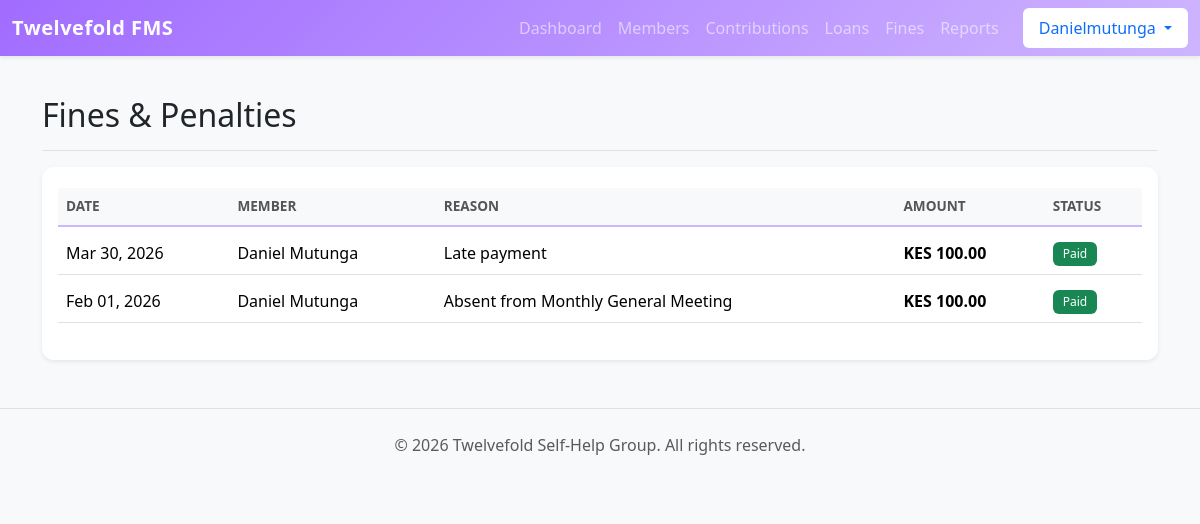
Page /finance/fines/ (signed in) on the committed database.
### finance/models.py (models this page shows, shortened)
class Fine(models.Model):
    member = models.ForeignKey(Member, on_delete=models.CASCADE)
    amount = models.DecimalField(max_digits=10, decimal_places=2)
    reason = models.CharField(max_length=100)  # e.g., "Late Payment", "Missed Meeting" [cite: 1254]
    date_issued = models.DateField(default=timezone.now)
    is_paid = models.BooleanField(default=False)

### members/models.py (models this page shows)
class Member(models.Model):
    user = models.OneToOneField(User, on_delete=models.SET_NULL, null=True, blank=True, related_name='member_profile')
    first_name = models.CharField(max_length=50)
    last_name = models.CharField(max_length=50)
    phone_number = models.CharField(
        max_length=15,
        unique=True,
        help_text="Format: 07XX XXX XXX"
    )
    date_joined = models.DateField(default=timezone.now)
    monthly_contribution_amount = models.DecimalField(max_digits=10, decimal_places=2, default=0.00, blank=True, null=True)
    is_active = models.BooleanField(default=True)
    def __str__(self):
        return f"{self.first_name} {self.last_name}"
    class Meta:
        ordering = ['first_name']

### finance/views.py (the view)
# urls.py: path('fines/', views.fine_list, name='fine_list'),
@login_required
def fine_list(request):
    if request.user.is_staff:
        fines = Fine.objects.all().order_by('is_paid', '-date_issued')
    else:
        member = getattr(request.user, 'member_profile', None)
        fines = Fine.objects.filter(member=member).order_by('is_paid', '-date_issued') if member else []
    return render(request, 'finance/fine_list.html', {'fines': fines})

### templates/finance/fine_list.html (shortened to what this page needs)
<!DOCTYPE html>
<html lang="en">
<head>
</head>
<body>
{% extends 'base.html' %}
{% block content %}
<div class="d-flex justify-content-between flex-wrap flex-md-nowrap align-items-center pt-3 pb-2 mb-3 border-bottom">
    <h1 class="h2">Fines & Penalties</h1>
</div>
<div class="card shadow-sm border-danger">
    <div class="card-body">
        <div class="table-responsive">
            <table class="table table-hover align-middle">
                <thead class="table-light">
                    <tr>
                        <th>Date</th>
                        <th>Member</th>
                        <th>Reason</th>
                        <th>Amount</th>
                        <th>Status</th>
                    </tr>
                </thead>
                <tbody>
                    {% for fine in fines %}
                    <tr class="{% if not fine.is_paid %}table-warning{% endif %}">
                        <td>{{ fine.date_issued|date:"M d, Y" }}</td>
                        <td>{{ fine.member }}</td>
                        <td>{{ fine.reason }}</td>
                        <td class="fw-bold">KES {{ fine.amount }}</td>
                        <td>
                            {% if fine.is_paid %}
                                <span class="badge bg-success">Paid</span>
                            {% else %}
                                <span class="badge bg-danger">Unpaid</span>
                            {% endif %}
                        </td>
                    </tr>
                    {% empty %}
                    <tr>
                        <td colspan="{% if user.is_staff %}6{% else %}5{% endif %}" class="text-center text-muted py-4">
                            No fines recorded. Good job!
                        </td>
                    </tr>
                    {% endfor %}
                </tbody>
            </table>
        </div>
    </div>
</div>
{% endblock %}

### templates/base.html (shortened to what this page needs)
{% load static %}
<!DOCTYPE html>
<html lang="en">
<head>
    <link rel="stylesheet" href="{% static 'css/bootstrap.min.css' %}">
    <link rel="stylesheet" href="{% static 'css/styles.css' %}">
</head>
<body class="bg-light">
    <nav class="navbar navbar-expand-lg navbar-dark navbar-custom mb-4 shadow-sm">
        <div class="container-fluid">
            <a class="navbar-brand fw-bold" href="{% url 'dashboard' %}">Twelvefold FMS</a>
            <div class="collapse navbar-collapse" id="navbarNav">
                {% if user.is_authenticated %}
                <ul class="navbar-nav ms-auto">
                    {% if user.is_staff or user.member_profile %}
                        <li class="nav-item"><a class="nav-link" href="{% url 'dashboard' %}">Dashboard</a></li>
                        <li class="nav-item"><a class="nav-link" href="{% url 'member_list' %}">Members</a></li>
                        <li class="nav-item"><a class="nav-link" href="{% url 'contribution_list' %}">Contributions</a></li>
                        <li class="nav-item"><a class="nav-link" href="{% url 'loan_list' %}">Loans</a></li>
                        <li class="nav-item"><a class="nav-link" href="{% url 'fine_list' %}">Fines</a></li>
                        <li class="nav-item"><a class="nav-link" href="{% url 'financial_report' %}">Reports</a></li>
                    {% endif %}
                    <li class="nav-item dropdown ms-3">
                        <a class="nav-link dropdown-toggle bg-white text-primary rounded px-3" href="#" role="button" data-bs-toggle="dropdown">
                             {{ user.username|title }}
                        </a>
                    </li>
                </ul>
                {% endif %}
            </div>
        </div>
    </nav>
    <div class="container">
        {% block content %}
        {% endblock %}
    </div>
    <footer class="text-center py-4 mt-5 text-muted border-top">
        <p>&copy; 2026 Twelvefold Self-Help Group. All rights reserved.</p>
    </footer>
</body>
</html>

### static/css/styles.css (style rules this page uses)
:root { --c-lavender-mist: #D3D3FF; --c-pale-purple: #CEB5FF; --c-dark-purple: #a16cff; --c-soft-blue: #8EC1DE; --c-vivid-blue: #38A8FF; --c-dark-blue: #0d6efd; }
body { background-color: #f4f7f6; font-family: 'Segoe UI', Tahoma, Geneva, Verdana, sans-serif; }
.navbar-custom { background: linear-gradient(135deg, var(--c-dark-purple), var(--c-pale-purple)); box-shadow: 0 2px 10px rgba(0,0,0,0.1); }
.navbar-brand { font-weight: 1000; letter-spacing: 0.5px; }
.card { border: none; border-radius: 12px; transition: transform 0.3s ease, box-shadow 0.3s ease; background-color: white; }
.table { border-collapse: separate; border-spacing: 0 5px; }
.table thead th { border-bottom: 2px solid var(--c-pale-purple); color: #555; font-weight: 600; text-transform: uppercase; font-size: 0.85rem; }
.badge { padding: 6px 10px; border-radius: 6px; font-weight: 500; }

### rows in the picture
Fine: date_issued "Mar 30, 2026", member "Daniel Mutunga", reason "Late payment", amount "100.00", is_paid "Paid"
Fine: date_issued "Feb 01, 2026", member "Daniel Mutunga", reason "Absent from Monthly General Meeting", amount "100.00", is_paid "Paid"

### other values in the picture
{{ user.username|title }} "Danielmutunga"
